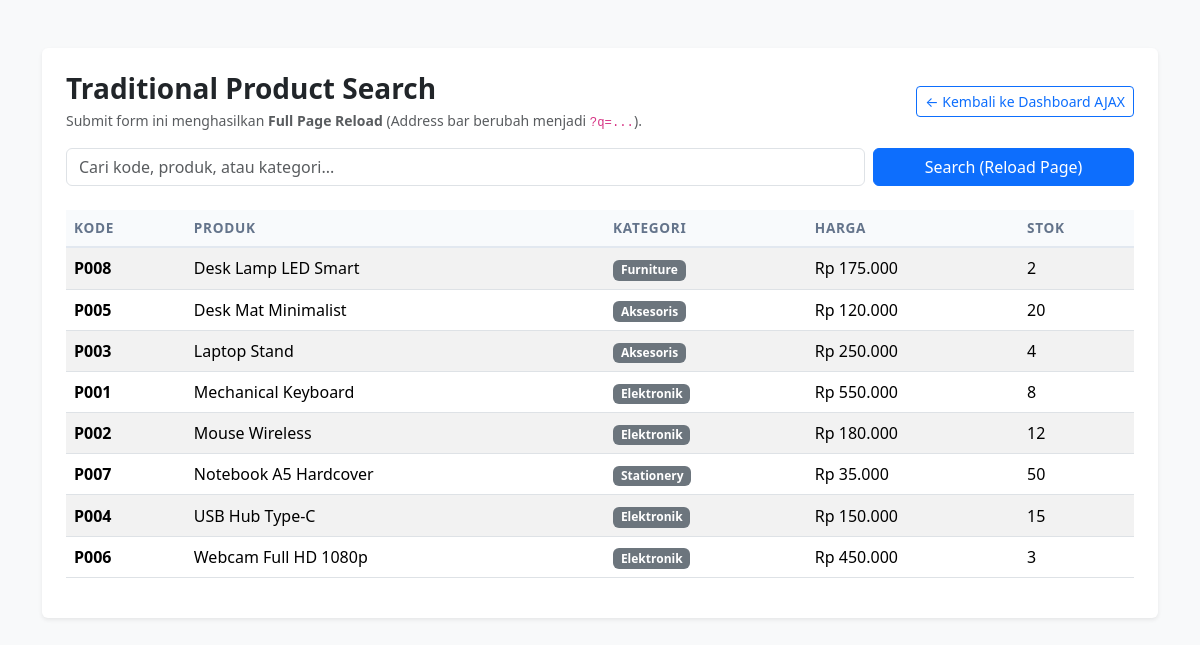
The page /traditional.php on the database its author committed.
### tables this page shows
CREATE TABLE IF NOT EXISTS products (
    id INT AUTO_INCREMENT PRIMARY KEY,
    code VARCHAR(20) NOT NULL UNIQUE,
    name VARCHAR(100) NOT NULL,
    category VARCHAR(50) NOT NULL,
    price INT NOT NULL,
    stock INT NOT NULL DEFAULT 0,
    status ENUM('active', 'inactive') NOT NULL DEFAULT 'active',
    image_url VARCHAR(255) DEFAULT NULL,
    created_at TIMESTAMP DEFAULT CURRENT_TIMESTAMP,
    updated_at TIMESTAMP DEFAULT CURRENT_TIMESTAMP ON UPDATE CURRENT_TIMESTAMP
);

### traditional.php (the view, shortened to what this page needs)
<?php
require_once "config/koneksi.php";
$keyword = trim($_GET["q"] ?? "");
if ($keyword !== "") {
    $search = "%" . $keyword . "%";
    $stmt = $conn->prepare(
        "SELECT id, code, name, category, price, stock
         FROM products
         WHERE code LIKE ?
            OR name LIKE ?
            OR category LIKE ?
         ORDER BY name"
    );
    $stmt->bind_param("sss", $search, $search, $search);
    $stmt->execute();
    $result = $stmt->get_result();
} else {
    $result = $conn->query(
        "SELECT id, code, name, category, price, stock
         FROM products
         ORDER BY name"
    );
}
?>
<!DOCTYPE html>
<html lang="id">
<head>
    <link href="https://cdn.jsdelivr.net/npm/bootstrap@5.3.3/dist/css/bootstrap.min.css" rel="stylesheet">
    <link rel="stylesheet" href="assets/css/custom.css">
</head>
<body class="bg-light">
<div class="container py-5">
    <div class="card shadow-sm p-4 border-0">
        <div class="d-flex justify-content-between align-items-center mb-3">
            <div>
                <h1 class="h3 fw-bold mb-1">Traditional Product Search</h1>
                <p class="text-muted small mb-0">Submit form ini menghasilkan <strong>Full Page Reload</strong> (Address bar berubah menjadi <code>?q=...</code>).</p>
            </div>
            <a href="index.php" class="btn btn-outline-primary btn-sm">
                &larr; Kembali ke Dashboard AJAX
            </a>
        </div>
        <form method="GET" class="row g-2 mb-4">
            <div class="col-sm-9">
                <input
                    type="search"
                    name="q"
                    class="form-control"
                    value="<?= htmlspecialchars($keyword) ?>"
                    placeholder="Cari kode, produk, atau kategori..."
                >
            </div>
            <div class="col-sm-3 d-grid">
                <button type="submit" class="btn btn-primary">Search (Reload Page)</button>
            </div>
        </form>
        <div class="table-responsive">
            <table class="table table-striped table-hover align-middle">
                <thead class="table-light">
                    <tr>
                        <th>Kode</th>
                        <th>Produk</th>
                        <th>Kategori</th>
                        <th>Harga</th>
                        <th>Stok</th>
                    </tr>
                </thead>
                <tbody>
                    <?php if ($result && $result->num_rows > 0): ?>
                        <?php while ($row = $result->fetch_assoc()): ?>
                            <tr>
                                <td><strong><?= htmlspecialchars($row["code"]) ?></strong></td>
                                <td><?= htmlspecialchars($row["name"]) ?></td>
                                <td><span class="badge bg-secondary"><?= htmlspecialchars($row["category"]) ?></span></td>
                                <td>Rp <?= number_format($row["price"], 0, ",", ".") ?></td>
                                <td><?= htmlspecialchars($row["stock"]) ?></td>
                            </tr>
                        <?php endwhile; ?>
                    <?php else: ?>
                        <tr>
                            <td colspan="5" class="text-center py-4 text-muted">Produk tidak ditemukan.</td>
                        </tr>
                    <?php endif; ?>
                </tbody>
            </table>
        </div>
    </div>
</div>
</body>
</html>

### assets/css/custom.css (style rules this page uses)
body { min-height: 100vh; background-color: #f8fafc; font-family: system-ui, -apple-system, "Segoe UI", Roboto, "Helvetica Neue", Arial, sans-serif; }
.table th { font-size: 0.85rem; text-transform: uppercase; letter-spacing: 0.05em; color: #64748b; background-color: #f8fafc; border-bottom: 2px solid #e2e8f0; }

### rows shown on the page
products: code "P008", name "Desk Lamp LED Smart", category "Furniture", price "175.000", stock "2"
products: code "P005", name "Desk Mat Minimalist", category "Aksesoris", price "120.000", stock "20"
products: code "P003", name "Laptop Stand", category "Aksesoris", price "250.000", stock "4"
products: code "P001", name "Mechanical Keyboard", category "Elektronik", price "550.000", stock "8"
products: code "P002", name "Mouse Wireless", category "Elektronik", price "180.000", stock "12"
products: code "P007", name "Notebook A5 Hardcover", category "Stationery", price "35.000", stock "50"
products: code "P004", name "USB Hub Type-C", category "Elektronik", price "150.000", stock "15"
products: code "P006", name "Webcam Full HD 1080p", category "Elektronik", price "450.000", stock "3"
